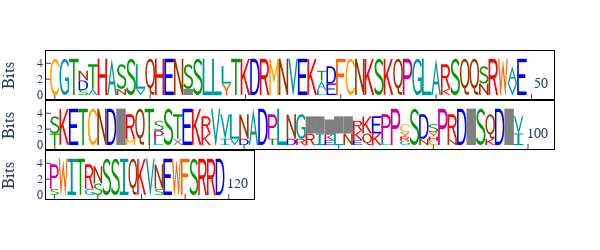

Source (notebook cell):
### Markdown cell above
## Sequence logo of protein alignment

No difference here except it uses the built-in colour scheme from the protein `MolType`.

### Code cell
aa = aln.get_translation(incomplete_ok=True)[:120]
logo = aa.seqlogo(width=600, height=250, wrap=50, vspace=0.1)
logo.show()
